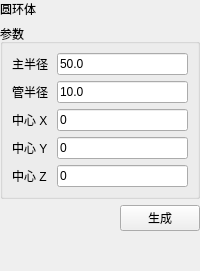
<?xml version="1.0" encoding="UTF-8"?>
<ui version="4.0">
 <class>TorusDialog</class>
 <widget class="QWidget" name="TorusDialog">
  <layout class="QVBoxLayout" name="mainLayout">
   <property name="leftMargin"><number>0</number></property><property name="topMargin"><number>0</number></property><property name="rightMargin"><number>0</number></property><property name="bottomMargin"><number>0</number></property><property name="spacing"><number>6</number></property>
   <item><widget class="QLabel" name="pageHeaderLabel"><property name="text"><string>圆环体</string></property></widget></item>
   <item>
    <widget class="QGroupBox" name="parameterGroup">
     <property name="title"><string>参数</string></property>
     <layout class="QFormLayout" name="parameterForm">
      <property name="leftMargin"><number>9</number></property><property name="topMargin"><number>9</number></property><property name="rightMargin"><number>9</number></property><property name="bottomMargin"><number>9</number></property>
      <property name="horizontalSpacing"><number>8</number></property><property name="verticalSpacing"><number>6</number></property>
      <item row="0" column="0"><widget class="QLabel" name="majorRadiusEditLabel"><property name="text"><string>主半径</string></property></widget></item><item row="0" column="1"><widget class="QLineEdit" name="majorRadiusEdit"><property name="minimumHeight"><number>30</number></property><property name="text"><string>50.0</string></property></widget></item><item row="1" column="0"><widget class="QLabel" name="minorRadiusEditLabel"><property name="text"><string>管半径</string></property></widget></item><item row="1" column="1"><widget class="QLineEdit" name="minorRadiusEdit"><property name="minimumHeight"><number>30</number></property><property name="text"><string>10.0</string></property></widget></item><item row="2" column="0"><widget class="QLabel" name="xEditLabel"><property name="text"><string>中心 X</string></property></widget></item><item row="2" column="1"><widget class="QLineEdit" name="xEdit"><property name="minimumHeight"><number>30</number></property><property name="text"><string>0</string></property></widget></item><item row="3" column="0"><widget class="QLabel" name="yEditLabel"><property name="text"><string>中心 Y</string></property></widget></item><item row="3" column="1"><widget class="QLineEdit" name="yEdit"><property name="minimumHeight"><number>30</number></property><property name="text"><string>0</string></property></widget></item><item row="4" column="0"><widget class="QLabel" name="zEditLabel"><property name="text"><string>中心 Z</string></property></widget></item><item row="4" column="1"><widget class="QLineEdit" name="zEdit"><property name="minimumHeight"><number>30</number></property><property name="text"><string>0</string></property></widget></item>
     </layout>
    </widget>
   </item>
   <item><layout class="QHBoxLayout" name="buttonLayout"><item><spacer name="buttonSpacer"><property name="orientation"><enum>Qt::Horizontal</enum></property><property name="sizeHint" stdset="0"><size><width>40</width><height>20</height></size></property></spacer></item><item><widget class="QPushButton" name="generateButton"><property name="minimumHeight"><number>34</number></property><property name="text"><string>生成</string></property></widget></item></layout></item>
   
   <item><spacer name="verticalSpacer"><property name="orientation"><enum>Qt::Vertical</enum></property><property name="sizeHint" stdset="0"><size><width>20</width><height>40</height></size></property></spacer></item>
  </layout>
 </widget>
 <resources/>
 <connections/>
</ui>
